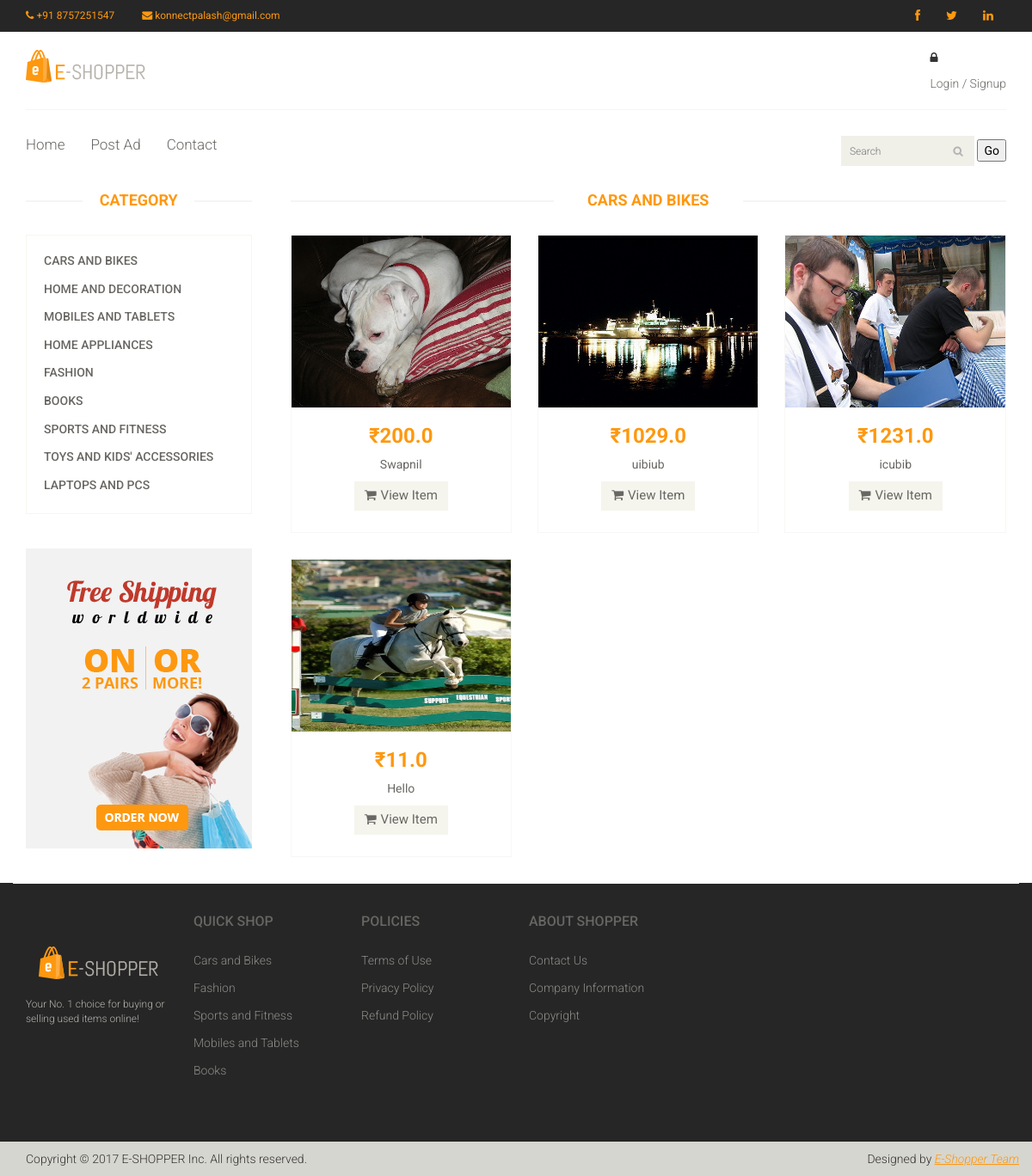
The app's page /category/1/, older data.
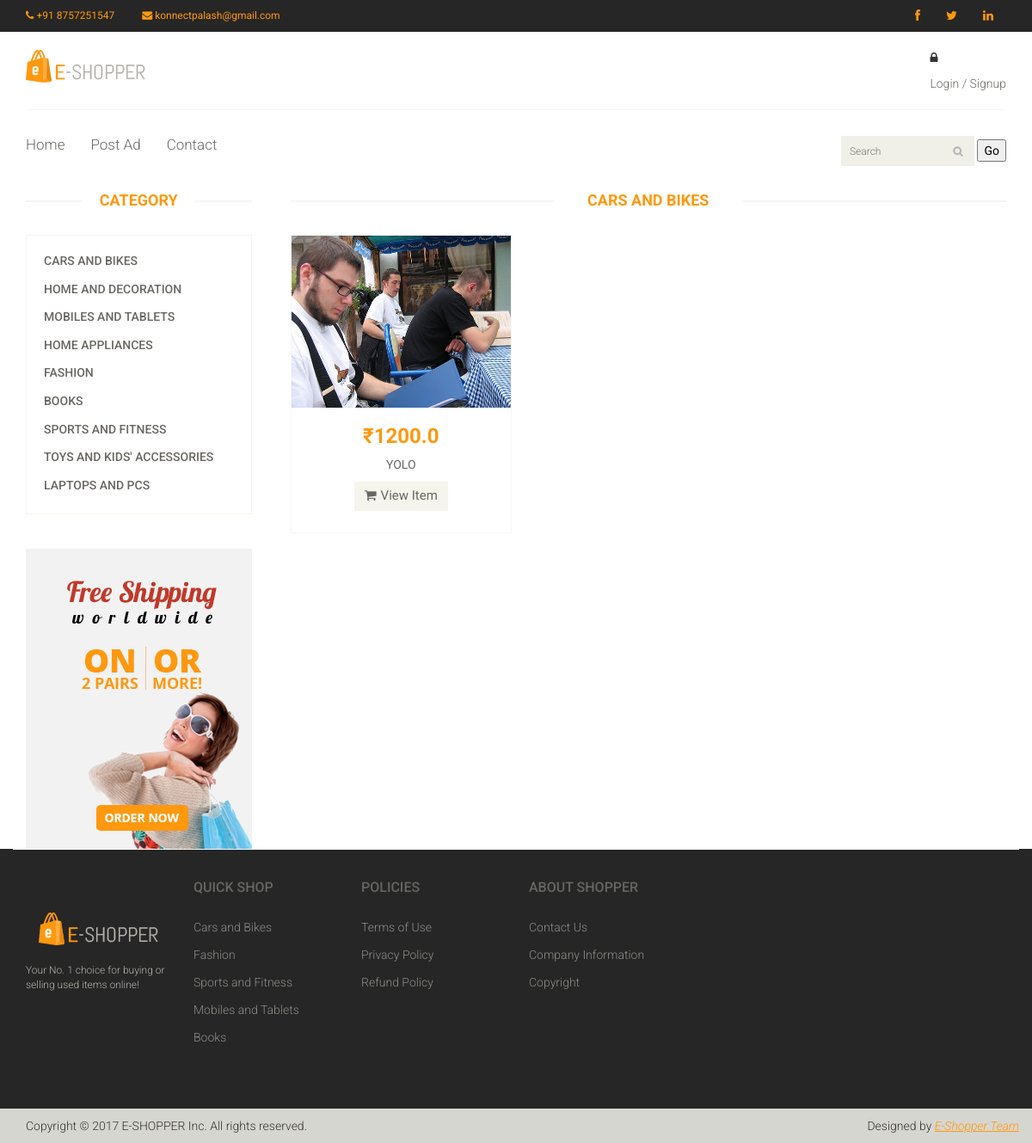
The same page, newer data.
### users/models.py (models this page shows, shortened)
class Item (models.Model):
    CHOICES= (
    ('1','Cars and Bikes'),
    ('2','Home and Decoration'),
    ('3','Mobile and Tablets'),
    ('4','Home appliances'),
    ('5','Fashion'),
    ('6','Books'),
    ('7','Sports and Fitness'),
    ('8','Laptops and PCs'),
    ('9','Toys and Kids Accessories'),
    )
    id = models.AutoField(primary_key=True)
    title = models.CharField(max_length=255)
    date = models.DateField(auto_now=True)
    seller_id = models.ForeignKey(User)
    description = models.TextField()
    price = models.FloatField()
    image = models.ImageField(upload_to='./users/static/')
    quantity = models.IntegerField()
    category = models.CharField(max_length=40,
        choices=CHOICES
        )

### users/views.py (the view)
# urls.py: url(r'^category/(?P<category_name>[\w-]*)/$', views.category, name='category'),
def category(request, category_name=None):
    CHOICES= (
    ('0','NULL'),
    ('1','Cars and Bikes'),
    ('2','Home and Decoration'),
    ('3','Mobile and Tablets'),
    ('4','Home appliances'),
    ('5','Fashion'),
    ('6','Books'),
    ('7','Sports and Fitness'),
    ('8','Laptops and PCs'),
    ('9','Toys and Kids Accessories'),
    )
    name = CHOICES[int(category_name)][1]
    if category_name != 'index' and category_name:
        category.items = Item.objects.filter(category = category_name)
        category.name = category_name
        return render(request, 'category.html', {'items':category.items, 'name':name})

### users/template/category.html (shortened to what this page needs)
{% extends "base.html" %} {% load static %} {% block main %}
<section>
    <div class="container">
        <div class="row">
            <div class="col-sm-3">
                <div class="left-sidebar">
                    <h2>Category</h2>
                    <div class="panel-group category-products" id="accordian">
                        <div class="panel panel-default">
                            <div class="panel-heading">
                                <h4 class="panel-title"><a href="/category/1">Cars and Bikes</a></h4>
                            </div>
                        </div>
                        <div class="panel panel-default">
                            <div class="panel-heading">
                                <h4 class="panel-title"><a href="/category/2">Home and Decoration</a></h4>
                            </div>
                        </div>
                        <div class="panel panel-default">
                            <div class="panel-heading">
                                <h4 class="panel-title"><a href="/category/3">Mobiles and Tablets</a></h4>
                            </div>
                        </div>
                        <div class="panel panel-default">
                            <div class="panel-heading">
                                <h4 class="panel-title"><a href="/category/4">Home Appliances</a></h4>
                            </div>
                        </div>
                        <div class="panel panel-default">
                            <div class="panel-heading">
                                <h4 class="panel-title"><a href="/category/5">Fashion</a></h4>
                            </div>
                        </div>
                        <div class="panel panel-default">
                            <div class="panel-heading">
                                <h4 class="panel-title"><a href="/category/6">Books</a></h4>
                            </div>
                        </div>
                        <div class="panel panel-default">
                            <div class="panel-heading">
                                <h4 class="panel-title"><a href="/category/7">Sports and Fitness</a></h4>
                            </div>
                        </div>
                        <div class="panel panel-default">
                            <div class="panel-heading">
                                <h4 class="panel-title"><a href="/category/9">Toys and Kids' Accessories</a></h4>
                            </div>
                        </div>
                        <div class="panel panel-default">
                            <div class="panel-heading">
                                <h4 class="panel-title"><a href="/category/8">Laptops And PCs</a></h4>
                            </div>
                        </div>
                    </div>
                    <div class="shipping text-center">
                        <img src="{% static 'images/home/shipping.jpg' %}" alt="" />
                    </div>
                </div>
            </div>
            <div class="col-sm-9 padding-right">
                <div class="features_items">
                    <h2 class="title text-center">{{name}}</h2>
                    {% for item in items %}
                    <div class="col-sm-4">
                        <div class="product-image-wrapper">
                            <div class="single-products">
                                <div class="productinfo text-center">
                                    <a href="/item/{{ item.id }}"><img src="/static{{ item.image.url }}" alt="" class="img-responsive girl" style="height:200px; width:300px;" /></a>
                                    <h2>₹{{ item.price }} </h2>
                                    <p>{{ item.title}}</p>
                                    <a href="/item/{{ item.id }}" class="btn btn-default add-to-cart"><i class="fa fa-shopping-cart"></i>View Item</a>
                                </div>
                            </div>
                        </div>
                    </div>
                    {% endfor %}
                </div>
            </div>
        </div>
    </div>
</section>
{% endblock %}

### users/template/base.html (shortened to what this page needs)
{% load static %}
<!DOCTYPE html>
<html lang="en">
<head>
    <link rel="stylesheet" href="{% static 'css/bootstrap.min.css' %}" type="text/css">
    <link rel="stylesheet" href="{% static 'css/font-awesome.min.css' %}" type="text/css">
    <link rel="stylesheet" href="{% static 'css/prettyPhoto.css' %}" type="text/css">
    <link rel="stylesheet" href="{% static 'css/price-range.css' %}" type="text/css">
    <link rel="stylesheet" href="{% static 'css/animate.css' %}" type="text/css">
    <link rel="stylesheet" href="{% static 'css/main.css' %}" type="text/css">
    <link rel="stylesheet" href="{% static 'css/responsive.css' %}" type="text/css">
</head>
<body>
	<header id="header">
		<div class="header_top">
			<div class="container" >
				<div class="row">
					<div class="col-sm-6">
						<div class="contactinfo">
							<ul class="nav nav-pills">
								<li><a href="/contact"><i class="fa fa-phone"></i> +91 8757251547</a></li>
								<li><a href="mailto:konnectpalash@gmail.com"><i class="fa fa-envelope"></i> konnectpalash@gmail.com</a></li>
								</ul>
						</div>
					</div>
					<div class="col-sm-6">
						<div class="social-icons pull-right">
							<ul class="nav navbar-nav">
								<li><a href="https://www.facebook.com/swapnil.gupta.7564"><i class="fa fa-facebook"></i></a></li>
								<li><a href="https://twitter.com/vivek__kaushal?lang=en"><i class="fa fa-twitter"></i></a></li>
								<li><a href="https://www.linkedin.com/in/mridul-nagpal-0663bb131/"><i class="fa fa-linkedin"></i></a></li>
							</ul>
						</div>
					</div>
				</div>
			</div>
		</div>
		<div class="header-middle">
			<div class="container">
				<div class="row">
					<div class="col-sm-4">
						<div class="logo pull-left">
							<a href="/index"><img src="{% static 'images/home/logo.png' %}" alt="" /></a>
						</div>
					</div>
					<div class="col-sm-8">
						<div class="shop-menu pull-right">
							<ul class="nav navbar-nav">
                                {% if request.session.name %}
                                  <li><a href="#">Welcome {{ request.session.name }}!</a></li>
                                  <li><a href="/logout">Logout</a></li>
                                {% else %}
								  <li><i class="fa fa-lock"></i><a href="/signup"> Login / Signup</a></li>
                                {% endif %}
                          </ul>
						</div>
					</div>
				</div>
			</div>
		</div>
		<div class="header-bottom">
			<div class="container">
				<div class="row">
					<div class="col-sm-9">
						<div class="mainmenu pull-left">
							<ul class="nav navbar-nav collapse navbar-collapse">
								<li><a href="/index">Home</a></li>
								<li><a href="/sell">Post Ad</a></li>
								<li><a href="/contact">Contact</a></li>
							</ul>
						</div>
					</div>
					<div class="col-sm-3">
						<div class="search_box pull-right">
						<form action="/search" method="post">
							<input name="search" id="search" type="text" placeholder="Search"/>
							<button type="submit" value="submit">Go</button>
						</form>
						</div>
					</div>
				</div>
			</div>
		</div>
	</header>
    {% block main %}
    {% endblock %}
    <footer id="footer">
		<div class="footer-widget">
			<div class="container">
				<div class="row">
					<div class="col-sm-2">
						<div class="companyinfo">
                            <div class="col-sm-4">
						      <div class="logo pull-left">
							     <a href="/index"><img src="{% static 'images/home/logo.png' %}" alt="" /></a>
						      </div>
                            </div>
                            <br/><br/><br/>
							<p>Your No. 1 choice for buying or selling used items online!</p>
						</div>
					</div>
					<div class="col-sm-2">
						<div class="single-widget">
							<h2>Quick Shop</h2>
							<ul class="nav nav-pills nav-stacked">
								<li><a href="/category/1">Cars and Bikes</a></li>
								<li><a href="/category/5">Fashion</a></li>
								<li><a href="/category/7">Sports and Fitness</a></li>
								<li><a href="/category/3">Mobiles and Tablets</a></li>
								<li><a href="/category/6">Books</a></li>
							</ul>
						</div>
					</div>
					<div class="col-sm-2">
						<div class="single-widget">
							<h2>Policies</h2>
							<ul class="nav nav-pills nav-stacked">
								<li><a target = "_blank" href="{% static 'tnc.pdf' %}">Terms of Use</a></li>
								<li><a target = "_blank" href="{% static 'privacy-policy.pdf' %}">Privacy Policy</a></li>
								<li><a target = "_blank" href="{% static 'return-policy.pdf' %}">Refund Policy</a></li>
							</ul>
						</div>
					</div>
					<div class="col-sm-2">
						<div class="single-widget">
							<h2>About Shopper</h2>
							<ul class="nav nav-pills nav-stacked">
								<li><a href="/contact">Contact Us</a></li>
								<li><a href="/contact">Company Information</a></li>
								<li><a href="{% static 'Copyright.pdf' %}">Copyright</a></li>
							</ul>
						</div>
					</div>
				</div>
			</div>
		</div>
		<div class="footer-bottom">
			<div class="container">
				<div class="row">
					<p class="pull-left">Copyright © 2017 E-SHOPPER Inc. All rights reserved.</p>
					<p class="pull-right">Designed by <span><a target="_blank" href="http://www.vivekkaushal.com">E-Shopper Team</a></span></p>
				</div>
			</div>
		</div>
	</footer>
</body>
</html>

Row changes from the older to the newer data that the page shows:
removed Item: image (picture), price "200.0", title "Swapnil"
removed Item: image (picture), price "1029.0", title "uibiub"
removed Item: image (picture), price "1231.0", title "icubib"
removed Item: image (picture), price "11.0", title "Hello"
added Item: image (picture), price "1200.0", title "YOLO"
